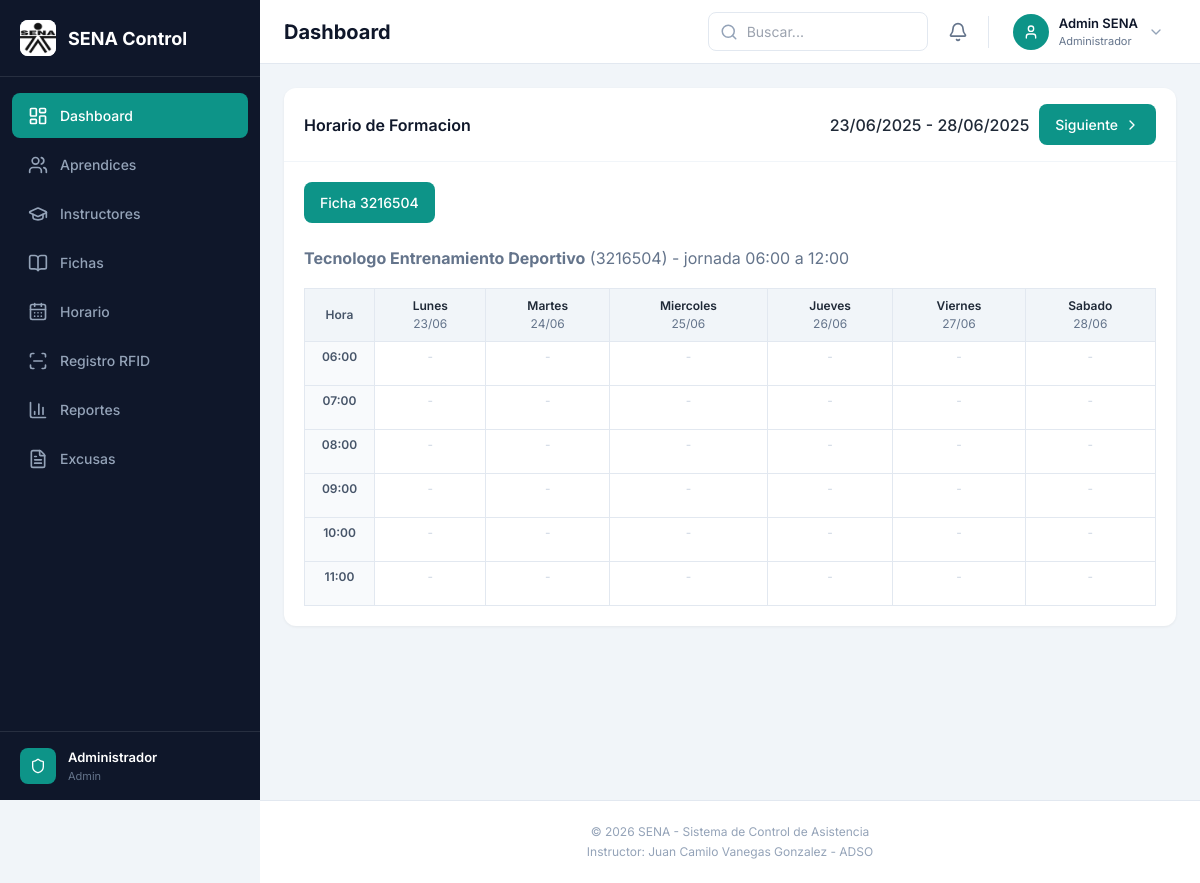
Page /views/horario.php (signed in) on the committed database.
### tables this page shows
CREATE TABLE IF NOT EXISTS `ficha` (
  `id_ficha` INT NOT NULL AUTO_INCREMENT,
  `codigo_ficha` VARCHAR(20) NOT NULL,
  `nombre_programa` VARCHAR(100) NOT NULL,
  `hora_entrada` TIME NOT NULL,
  `hora_salida` TIME NOT NULL,
  `id_instructor_encargado` INT NOT NULL,
  PRIMARY KEY (`id_ficha`),
  UNIQUE INDEX `codigo_ficha_UNIQUE` (`codigo_ficha` ASC),
  INDEX `fk_ficha_usuario1_idx` (`id_instructor_encargado` ASC),
  CONSTRAINT `fk_ficha_usuario1`
    FOREIGN KEY (`id_instructor_encargado`)
    REFERENCES `usuario` (`id_usuario`)
    ON DELETE NO ACTION
    ON UPDATE NO ACTION);

### views/horario.php (the view, shortened to what this page needs)
<?php
$rol_actual = $_SESSION['rol'] ?? '';
$db = new Database();
$conn = $db->getConnection();
$ficha_aprendiz = null;
$fichas = $conn->query("SELECT DISTINCT f.id_ficha, f.codigo_ficha, f.nombre_programa
    FROM ficha f
    INNER JOIN horario h ON h.id_ficha = f.id_ficha
    ORDER BY f.codigo_ficha")->fetchAll();
if ($rol_actual === 'Aprendiz') {
    $id_ficha = $ficha_aprendiz ?: 0;
} else {
    $id_ficha = (int)($_GET['ficha'] ?? 0);
    if ($id_ficha === 0 && !empty($fichas)) {
        $id_ficha = (int)$fichas[0]['id_ficha'];
    }
}
$ficha_actual = null;
$hora_min = '06:00:00';
$hora_max = '12:00:00';
$fecha_min = null;
$fecha_max = null;
if ($id_ficha > 0) {
    $stmt = $conn->prepare("SELECT id_ficha, codigo_ficha, nombre_programa, hora_entrada, hora_salida
        FROM ficha WHERE id_ficha = ?");
    $stmt->execute([$id_ficha]);
    $ficha_actual = $stmt->fetch();
    $sql_rango = "SELECT MIN(hora_inicio) AS hi, MAX(hora_fin) AS hf, MIN(fecha) AS fi, MAX(fecha) AS ff
        FROM horario WHERE id_ficha = ?";
    $params_rango = [$id_ficha];
    $stmt = $conn->prepare($sql_rango);
    $stmt->execute($params_rango);
    $rango = $stmt->fetch();
    if (!empty($rango['hi'])) {
        $hora_min = $rango['hi'];
        $hora_max = $rango['hf'];
    }
    $fecha_min = $rango['fi'];
    $fecha_max = $rango['ff'];
}
$ini = $_GET['ini'] ?? '';
if ($ini !== '') {
    $lunes = new DateTime($ini);
} elseif ($fecha_min) {
    $lunes = new DateTime($fecha_min);
} else {
    $lunes = new DateTime('monday this week');
}
$lunes->modify('monday this week');
$sabado = (clone $lunes)->modify('+5 days');
$hay_next = $fecha_max && $sabado->format('Y-m-d') < $fecha_max;
$mapa = [];
$festivos = [];
$horas = [];
$t = strtotime($hora_min);
$fin = strtotime($hora_max);
while ($t < $fin) {
    $horas[] = date('H:i', $t);
    $t = strtotime('+1 hour', $t);
}
$nombres_dias = ['Lunes', 'Martes', 'Miercoles', 'Jueves', 'Viernes', 'Sabado'];
?>
<!DOCTYPE html>
<html lang="es">
<head>
    <?php include 'components/header.php'; ?>
</head>
<body>
    <main class="main-content">
        <div class="dashboard-card">
            <div class="card-header">
                <h2 class="card-title">
                    <?php echo $rol_actual === 'Instructor' ? 'Mi Horario' : 'Horario de Formacion'; ?>
                </h2>
                <div class="horario-nav">
                    <span class="font-medium">
                        <?php echo $lunes->format('d/m/Y'); ?> - <?php echo $sabado->format('d/m/Y'); ?>
                    </span>
                    <?php if ($hay_next): ?>
                        <a class="btn-filter-primary" style="text-decoration:none;"
                           href="horario.php?ficha=<?php echo $id_ficha; ?>&ini=<?php echo (clone $lunes)->modify('+7 days')->format('Y-m-d'); ?>">
                            Siguiente <i data-lucide="chevron-right" class="w-4 h-4"></i>
                        </a>
                    <?php endif; ?>
                </div>
            </div>
            <div class="card-body">
                <?php if ($rol_actual !== 'Aprendiz' && !empty($fichas)): ?>
                    <div class="filter-actions" style="margin-bottom: 15px; gap: 8px; flex-wrap: wrap;">
                        <?php foreach ($fichas as $ficha_opcion): ?>
                            <a class="btn-filter-primary" style="text-decoration:none; <?php echo ((int)$ficha_opcion['id_ficha'] === $id_ficha) ? '' : 'background:#e2e8f0;color:#1e293b;'; ?>"
                               href="horario.php?ficha=<?php echo $ficha_opcion['id_ficha']; ?>">
                                Ficha <?php echo $ficha_opcion['codigo_ficha']; ?>
                            </a>
                        <?php endforeach; ?>
                    </div>
                <?php endif; ?>
                <?php if (!$ficha_actual): ?>
                    <p class="text-center text-slate-400" style="padding: 30px;">
                        <?php echo $rol_actual === 'Aprendiz' ? 'Todavia no tienes una ficha asignada.' : 'No hay horarios cargados todavia.'; ?>
                    </p>
                <?php elseif (!$fecha_min): ?>
                    <p class="text-center text-slate-400" style="padding: 30px;">
                        <?php echo $rol_actual === 'Instructor' ? 'No tienes clases en este horario.' : 'Esta ficha aun no tiene horario cargado.'; ?>
                    </p>
                <?php else: ?>
                    <p class="text-slate-500" style="margin-bottom: 10px;">
                        <strong><?php echo htmlspecialchars($ficha_actual['nombre_programa']); ?></strong>
                        (<?php echo htmlspecialchars($ficha_actual['codigo_ficha']); ?>)
                        - jornada <?php echo substr($hora_min, 0, 5); ?> a <?php echo substr($hora_max, 0, 5); ?>
                    </p>
                    <div style="overflow-x: auto;">
                        <table class="horario-tabla">
                            <thead>
                                <tr>
                                    <th class="horario-hora">Hora</th>
                                    <?php for ($d = 0; $d < 6; $d++): ?>
                                        <th>
                                            <?php echo $nombres_dias[$d]; ?><br>
                                            <span style="font-weight:400;color:#64748b;"><?php echo (clone $lunes)->modify('+' . $d . ' days')->format('d/m'); ?></span>
                                        </th>
                                    <?php endfor; ?>
                                </tr>
                            </thead>
                            <tbody>
                                <?php foreach ($horas as $hora): ?>
                                    <tr>
                                        <td class="horario-hora"><?php echo $hora; ?></td>
                                        <?php for ($d = 0; $d < 6; $d++): ?>
                                            <?php if (isset($festivos[$d])): ?>
                                                <td class="horario-festivo">Festivo</td>
                                            <?php else: ?>
                                                <td class="horario-vacio">-</td>
                                            <?php endif; ?>
                                        <?php endfor; ?>
                                    </tr>
                                <?php endforeach; ?>
                            </tbody>
                        </table>
                    </div>
                <?php endif; ?>
            </div>
        </div>
    </main>
    <?php include 'components/footer.php'; ?>
</body>
</html>

### public/css/dashboard.css (style rules this page uses)
body { font-family: 'Inter', sans-serif; background: #f1f5f9; margin: 0; padding: 0; }
.main-content { margin-left: 260px; margin-top: 64px; padding: 24px; min-height: calc(100vh - 64px); overflow-y: auto; }
.dashboard-card { background: #fff; border-radius: 12px; box-shadow: 0 1px 3px rgba(0, 0, 0, 0.06); overflow: hidden; }
.card-header { display: flex; align-items: center; justify-content: space-between; padding: 16px 20px; border-bottom: 1px solid #f1f5f9; }
.card-title { font-size: 16px; font-weight: 600; color: #0f172a; margin: 0; }
.card-body { padding: 20px; }
.filter-actions { display: flex; gap: 8px; }
.btn-filter-primary { display: flex; align-items: center; gap: 6px; padding: 10px 16px; background: #0d9488; color: #fff; border: none; border-radius: 8px; font-size: 14px; font-weight: 500; cursor: pointer; transition: all 0.2s; }

### views/horario.php (style rules this page uses)
.horario-tabla { width: 100%; border-collapse: collapse; font-size: 12px; }
.horario-tabla th { background: #f1f5f9; padding: 8px; text-align: center; border: 1px solid #e2e8f0; font-weight: 600; }
.horario-tabla td { border: 1px solid #e2e8f0; padding: 6px; vertical-align: top; height: 44px; }
.horario-hora { background: #f8fafc; font-weight: 600; text-align: center; width: 70px; color: #475569; }
.horario-vacio { color: #cbd5e1; text-align: center; }
.horario-nav { display: flex; align-items: center; gap: 10px; }

### rows in the picture
ficha: codigo_ficha "3216504", nombre_programa "Tecnologo Entrenamiento Deportivo"

### other values in the picture
$lunes->format('d/m/Y') "23/06/2025"
$sabado->format('d/m/Y') "28/06/2025"
substr($hora_min, 0, 5) "06:00"
substr($hora_max, 0, 5) "12:00"
$nombres_dias[$d] "Lunes"
$nombres_dias[$d] "Martes"
$nombres_dias[$d] "Miercoles"
$nombres_dias[$d] "Jueves"
$nombres_dias[$d] "Viernes"
$nombres_dias[$d] "Sabado"
$hora "06:00"
$hora "07:00"
$hora "08:00"
$hora "09:00"
$hora "10:00"
